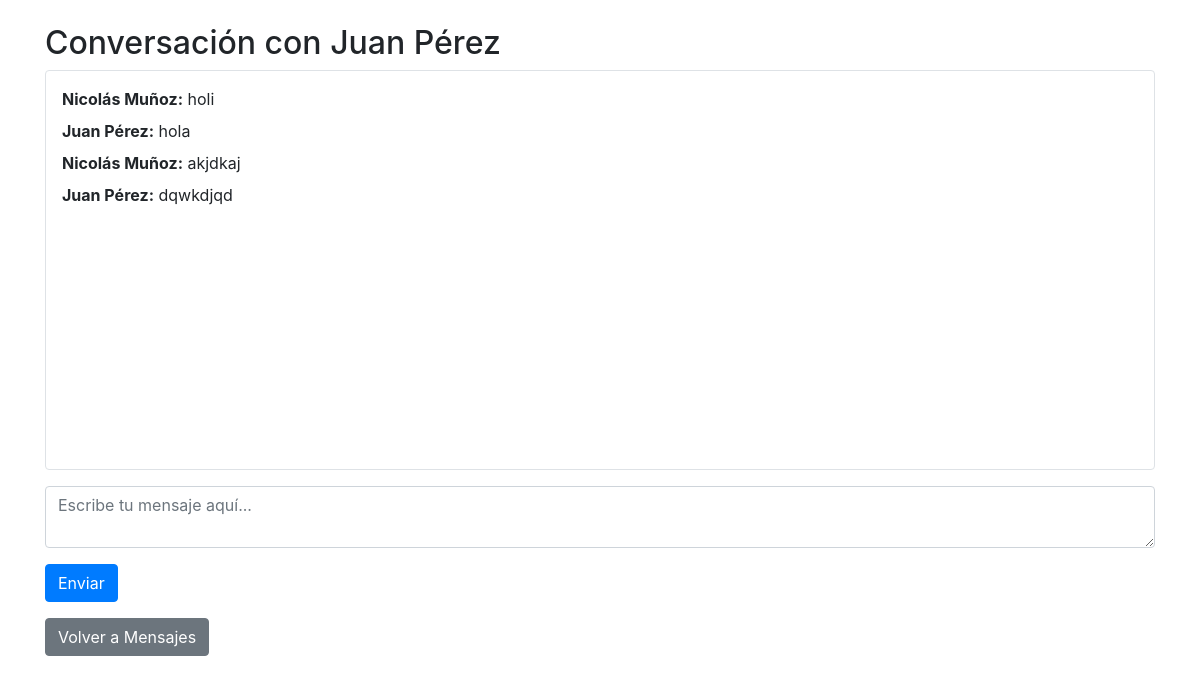
The app's page /mensaje/1/ (signed in) with its own data.
### app/models.py (models this page shows, shortened)
class Conversacion(models.Model):
    participante_1 = models.ForeignKey(settings.AUTH_USER_MODEL, related_name='conversaciones_participante_1', on_delete=models.CASCADE)
    participante_2 = models.ForeignKey(settings.AUTH_USER_MODEL, related_name='conversaciones_participante_2', on_delete=models.CASCADE)
    fecha_creacion = models.DateTimeField(auto_now_add=True)

class CustomUser(AbstractBaseUser):
    rut = models.CharField(max_length=12, unique=True)
    nombre = models.CharField(max_length=30, null=False, default='Desconocido')  # Añade un valor por defecto
    apellido = models.CharField(max_length=30, null=False, default='Desconocido')  # Añade un valor por defecto
    email = models.EmailField(unique=True)
    is_active = models.BooleanField(default=True)
    is_staff = models.BooleanField(default=False)
    objects = CustomUserManager()
    USERNAME_FIELD = 'rut'
    REQUIRED_FIELDS = ['email', 'nombre', 'apellido']

class Mensaje(models.Model):
    conversacion = models.ForeignKey(Conversacion, related_name='mensajes', on_delete=models.CASCADE, default=1)  # Cambia '1' por el ID de una conversación válida
    remitente = models.ForeignKey(get_user_model(), on_delete=models.CASCADE, related_name='mensajes_enviados')
    destinatario = models.ForeignKey(get_user_model(), on_delete=models.CASCADE, related_name='mensajes_recibidos')
    contenido = models.TextField()
    fecha_enviado = models.DateTimeField(auto_now_add=True)
    leido = models.BooleanField(default=False)

### app/views.py (the view, shortened to what this page needs)
# urls.py: path('mensaje/<int:conversacion_id>/', views.ver_conversacion, name='ver_conversacion'),
@login_required
def ver_conversacion(request, conversacion_id):
    conversacion = get_object_or_404(Conversacion, id=conversacion_id)
    if request.user not in [conversacion.participante_1, conversacion.participante_2]:
        return redirect('ver_mensajes')
    mensajes = Mensaje.objects.filter(conversacion=conversacion).order_by('fecha_enviado')
    for mensaje in mensajes:
        print(f'Mensaje: {mensaje.contenido}, Remitente: {mensaje.remitente.nombre}, Fecha: {mensaje.fecha_enviado}')
    return render(request, 'mensaje/ver_conversacion.html', {
        'conversacion': conversacion,
        'mensajes': mensajes
    })

### app/templates/mensaje/ver_conversacion.html (shortened to what this page needs)
<!DOCTYPE html>
<html lang="es">
<head>
    <link href="https://stackpath.bootstrapcdn.com/bootstrap/4.5.2/css/bootstrap.min.css" rel="stylesheet">
</head>
<body>
    <div class="container mt-4">
        <h2>
            Conversación con
            {% if conversacion.participante_1 == request.user %}
                {{ conversacion.participante_2.nombre }} {{ conversacion.participante_2.apellido }}
            {% else %}
                {{ conversacion.participante_1.nombre }} {{ conversacion.participante_1.apellido }}
            {% endif %}
        </h2>
        <div class="border rounded p-3 mb-3" style="height: 400px; overflow-y: scroll;">
            {% for mensaje in mensajes %}
                <div class="mb-2">
                    <strong>{{ mensaje.remitente.nombre }} {{ mensaje.remitente.apellido }}:</strong> {{ mensaje.contenido }}
                </div>
            {% empty %}
                <p>No hay mensajes en esta conversación.</p>
            {% endfor %}
        </div>
        <form method="POST">
            <div class="form-group">
                <textarea name="contenido" class="form-control" required placeholder="Escribe tu mensaje aquí..."></textarea>
            </div>
            <button type="submit" class="btn btn-primary">Enviar</button>
        </form>
        <a href="{% url 'ver_mensajes' %}" class="btn btn-secondary mt-3">Volver a Mensajes</a>
    </div>
</body>
</html>

### records on screen
Conversacion: participante_2.nombre "Juan", participante_2.apellido "Pérez"
Mensaje: remitente.nombre "Nicolás", remitente.apellido "Muñoz", contenido "holi"
Mensaje: remitente.nombre "Juan", remitente.apellido "Pérez", contenido "hola"
Mensaje: remitente.nombre "Nicolás", remitente.apellido "Muñoz", contenido "akjdkaj"
Mensaje: remitente.nombre "Juan", remitente.apellido "Pérez", contenido "dqwkdjqd"
